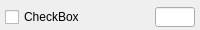
<?xml version="1.0" encoding="UTF-8"?>
<ui version="4.0">
 <class>DebugDrawItem</class>
 <widget class="QWidget" name="DebugDrawItem">
  <property name="geometry">
   <rect>
    <x>0</x>
    <y>0</y>
    <width>200</width>
    <height>30</height>
   </rect>
  </property>
  <property name="sizePolicy">
   <sizepolicy hsizetype="Expanding" vsizetype="Fixed">
    <horstretch>0</horstretch>
    <verstretch>0</verstretch>
   </sizepolicy>
  </property>
  <property name="maximumSize">
   <size>
    <width>16777215</width>
    <height>30</height>
   </size>
  </property>
  <property name="windowTitle">
   <string/>
  </property>
  <layout class="QHBoxLayout" name="horizontalLayout" stretch="0,0">
   <property name="spacing">
    <number>0</number>
   </property>
   <property name="leftMargin">
    <number>5</number>
   </property>
   <property name="topMargin">
    <number>5</number>
   </property>
   <property name="rightMargin">
    <number>5</number>
   </property>
   <property name="bottomMargin">
    <number>0</number>
   </property>
   <item>
    <widget class="QCheckBox" name="name">
     <property name="sizePolicy">
      <sizepolicy hsizetype="Expanding" vsizetype="Fixed">
       <horstretch>0</horstretch>
       <verstretch>0</verstretch>
      </sizepolicy>
     </property>
     <property name="text">
      <string>CheckBox</string>
     </property>
    </widget>
   </item>
   <item>
    <widget class="QLineEdit" name="edit">
     <property name="maximumSize">
      <size>
       <width>40</width>
       <height>20</height>
      </size>
     </property>
    </widget>
   </item>
  </layout>
 </widget>
 <resources/>
 <connections/>
</ui>
